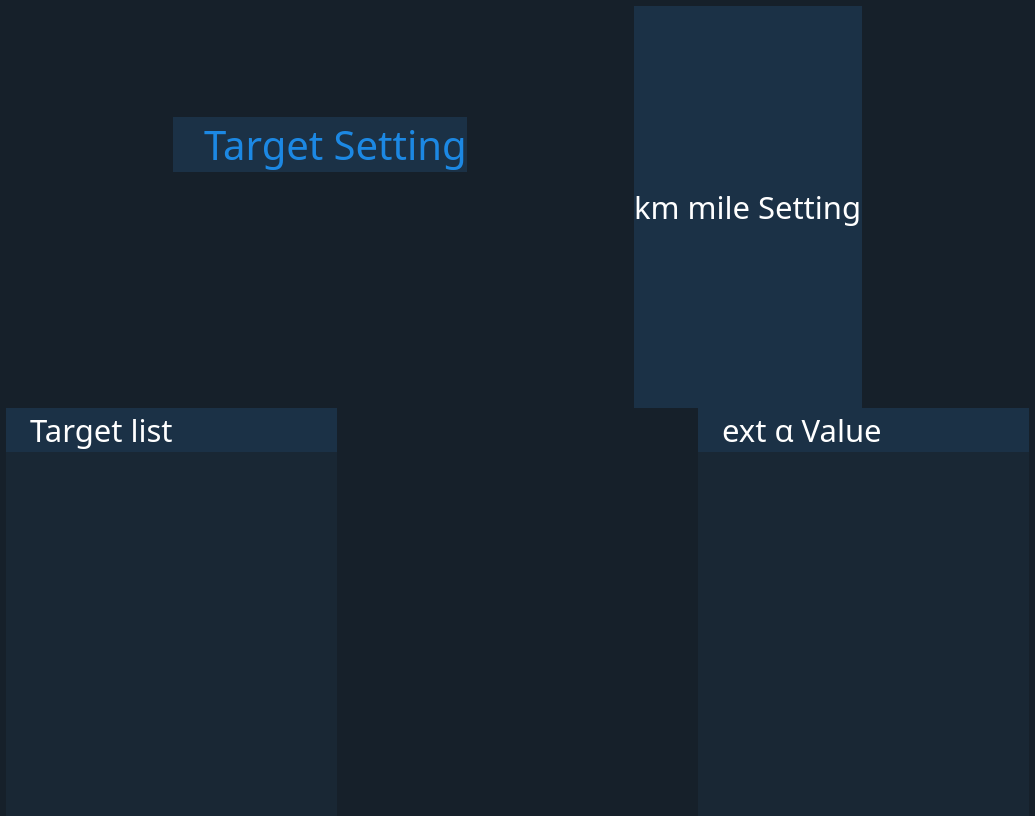
<?xml version="1.0" encoding="UTF-8"?>
<ui version="4.0">
 <class>MainWindow</class>
 <widget class="QMainWindow" name="MainWindow">
  <property name="enabled">
   <bool>true</bool>
  </property>
  <property name="geometry">
   <rect>
    <x>0</x>
    <y>0</y>
    <width>1035</width>
    <height>816</height>
   </rect>
  </property>
  <property name="sizePolicy">
   <sizepolicy hsizetype="Preferred" vsizetype="Preferred">
    <horstretch>0</horstretch>
    <verstretch>0</verstretch>
   </sizepolicy>
  </property>
  <property name="minimumSize">
   <size>
    <width>400</width>
    <height>300</height>
   </size>
  </property>
  <property name="font">
   <font>
    <pointsize>9</pointsize>
    <weight>50</weight>
    <italic>false</italic>
    <bold>false</bold>
   </font>
  </property>
  <property name="mouseTracking">
   <bool>false</bool>
  </property>
  <property name="windowTitle">
   <string>JS-08</string>
  </property>
  <property name="windowIcon">
   <iconset>
    <normaloff>resources/icon/logo.png</normaloff>resources/icon/logo.png</iconset>
  </property>
  <property name="styleSheet">
   <string notr="true"/>
  </property>
  <widget class="QWidget" name="centralwidget">
   <property name="maximumSize">
    <size>
     <width>16777215</width>
     <height>16777215</height>
    </size>
   </property>
   <property name="mouseTracking">
    <bool>false</bool>
   </property>
   <property name="styleSheet">
    <string notr="true">background-color:rgb(22,32,42);</string>
   </property>
   <layout class="QGridLayout" name="gridLayout">
    <property name="leftMargin">
     <number>0</number>
    </property>
    <property name="topMargin">
     <number>0</number>
    </property>
    <property name="rightMargin">
     <number>0</number>
    </property>
    <property name="bottomMargin">
     <number>0</number>
    </property>
    <property name="spacing">
     <number>0</number>
    </property>
    <item row="0" column="0">
     <layout class="QVBoxLayout" name="verticalLayout">
      <property name="leftMargin">
       <number>0</number>
      </property>
      <property name="rightMargin">
       <number>0</number>
      </property>
      <item>
       <layout class="QHBoxLayout" name="horizontalLayout">
        <property name="leftMargin">
         <number>6</number>
        </property>
        <property name="topMargin">
         <number>6</number>
        </property>
        <property name="rightMargin">
         <number>6</number>
        </property>
        <item>
         <layout class="QVBoxLayout" name="verticalLayout_2">
          <item>
           <widget class="QLabel" name="monitoring_label">
            <property name="sizePolicy">
             <sizepolicy hsizetype="Minimum" vsizetype="Maximum">
              <horstretch>0</horstretch>
              <verstretch>0</verstretch>
             </sizepolicy>
            </property>
            <property name="font">
             <font>
              <family>Noto Sans</family>
              <pointsize>30</pointsize>
             </font>
            </property>
            <property name="styleSheet">
             <string notr="true">background-color:rgb(27,49,70);
color:rgb(28,136,227);</string>
            </property>
            <property name="text">
             <string>   Target Setting</string>
            </property>
           </widget>
          </item>
          <item>
           <widget class="QLabel" name="target_setting_image_label">
            <property name="sizePolicy">
             <sizepolicy hsizetype="Maximum" vsizetype="Maximum">
              <horstretch>0</horstretch>
              <verstretch>0</verstretch>
             </sizepolicy>
            </property>
            <property name="text">
             <string/>
            </property>
           </widget>
          </item>
         </layout>
        </item>
        <item>
         <widget class="QLabel" name="km_mile_setting">
          <property name="sizePolicy">
           <sizepolicy hsizetype="Maximum" vsizetype="Minimum">
            <horstretch>0</horstretch>
            <verstretch>0</verstretch>
           </sizepolicy>
          </property>
          <property name="font">
           <font>
            <family>Noto Sans</family>
            <pointsize>23</pointsize>
           </font>
          </property>
          <property name="styleSheet">
           <string notr="true">background-color:rgb(27,49,70);
color: #ffffff;</string>
          </property>
          <property name="text">
           <string>km mile Setting</string>
          </property>
         </widget>
        </item>
       </layout>
      </item>
      <item>
       <layout class="QHBoxLayout" name="data_horizontalLayout">
        <property name="spacing">
         <number>12</number>
        </property>
        <property name="sizeConstraint">
         <enum>QLayout::SetMinimumSize</enum>
        </property>
        <item>
         <layout class="QVBoxLayout" name="timeseries_verticalLayout">
          <property name="spacing">
           <number>0</number>
          </property>
          <property name="sizeConstraint">
           <enum>QLayout::SetMinimumSize</enum>
          </property>
          <property name="leftMargin">
           <number>6</number>
          </property>
          <property name="rightMargin">
           <number>0</number>
          </property>
          <item>
           <widget class="QLabel" name="timeseries_label">
            <property name="sizePolicy">
             <sizepolicy hsizetype="Minimum" vsizetype="Maximum">
              <horstretch>0</horstretch>
              <verstretch>0</verstretch>
             </sizepolicy>
            </property>
            <property name="font">
             <font>
              <family>Noto Sans</family>
              <pointsize>23</pointsize>
             </font>
            </property>
            <property name="styleSheet">
             <string notr="true">background-color:rgb(27,49,70);
color: #ffffff;</string>
            </property>
            <property name="text">
             <string>   Target list</string>
            </property>
           </widget>
          </item>
          <item>
           <widget class="QLabel" name="target_list">
            <property name="styleSheet">
             <string notr="true">background-color:rgb(25,39,52);</string>
            </property>
            <property name="text">
             <string/>
            </property>
           </widget>
          </item>
         </layout>
        </item>
        <item>
         <widget class="QLabel" name="graph_label">
          <property name="text">
           <string/>
          </property>
         </widget>
        </item>
        <item>
         <layout class="QVBoxLayout" name="etc_verticalLayout" stretch="0,0">
          <property name="spacing">
           <number>0</number>
          </property>
          <property name="sizeConstraint">
           <enum>QLayout::SetMinimumSize</enum>
          </property>
          <property name="rightMargin">
           <number>6</number>
          </property>
          <item>
           <widget class="QLabel" name="time_label">
            <property name="sizePolicy">
             <sizepolicy hsizetype="Minimum" vsizetype="Maximum">
              <horstretch>0</horstretch>
              <verstretch>0</verstretch>
             </sizepolicy>
            </property>
            <property name="font">
             <font>
              <family>Noto Sans</family>
              <pointsize>23</pointsize>
             </font>
            </property>
            <property name="styleSheet">
             <string notr="true">background-color:rgb(27,49,70);
color: #ffffff;</string>
            </property>
            <property name="text">
             <string>   ext α Value</string>
            </property>
           </widget>
          </item>
          <item>
           <widget class="QLabel" name="alpha_value">
            <property name="styleSheet">
             <string notr="true">background-color:rgb(25,39,52);</string>
            </property>
            <property name="text">
             <string/>
            </property>
           </widget>
          </item>
         </layout>
        </item>
       </layout>
      </item>
     </layout>
    </item>
   </layout>
  </widget>
  <action name="actionExit">
   <property name="text">
    <string>&amp;Quit</string>
   </property>
   <property name="toolTip">
    <string>Exit</string>
   </property>
   <property name="statusTip">
    <string>Exit JS-06</string>
   </property>
   <property name="shortcut">
    <string>Ctrl+W</string>
   </property>
  </action>
  <action name="actionsd">
   <property name="text">
    <string>sd</string>
   </property>
  </action>
  <action name="actionkm">
   <property name="checkable">
    <bool>true</bool>
   </property>
   <property name="enabled">
    <bool>true</bool>
   </property>
   <property name="text">
    <string>km</string>
   </property>
  </action>
  <action name="actionmi">
   <property name="checkable">
    <bool>true</bool>
   </property>
   <property name="enabled">
    <bool>true</bool>
   </property>
   <property name="text">
    <string>mi</string>
   </property>
  </action>
  <action name="actionInference">
   <property name="checkable">
    <bool>true</bool>
   </property>
   <property name="checked">
    <bool>false</bool>
   </property>
   <property name="text">
    <string>Inference</string>
   </property>
   <property name="shortcut">
    <string>I</string>
   </property>
  </action>
  <action name="actionEdit_Target">
   <property name="checkable">
    <bool>false</bool>
   </property>
   <property name="text">
    <string>Edit &amp;Target</string>
   </property>
  </action>
  <action name="actionEdit_Camera">
   <property name="enabled">
    <bool>true</bool>
   </property>
   <property name="text">
    <string>Edit &amp;Camera Info</string>
   </property>
  </action>
  <action name="actionAbout">
   <property name="text">
    <string>About</string>
   </property>
  </action>
  <action name="actionConfiguration">
   <property name="text">
    <string>Con&amp;figuration</string>
   </property>
  </action>
 </widget>
 <resources>
  <include location="resources/resources.qrc"/>
 </resources>
 <connections>
  <connection>
   <sender>actionExit</sender>
   <signal>triggered()</signal>
   <receiver>MainWindow</receiver>
   <slot>close()</slot>
   <hints>
    <hint type="sourcelabel">
     <x>-1</x>
     <y>-1</y>
    </hint>
    <hint type="destinationlabel">
     <x>187</x>
     <y>228</y>
    </hint>
   </hints>
  </connection>
 </connections>
</ui>
